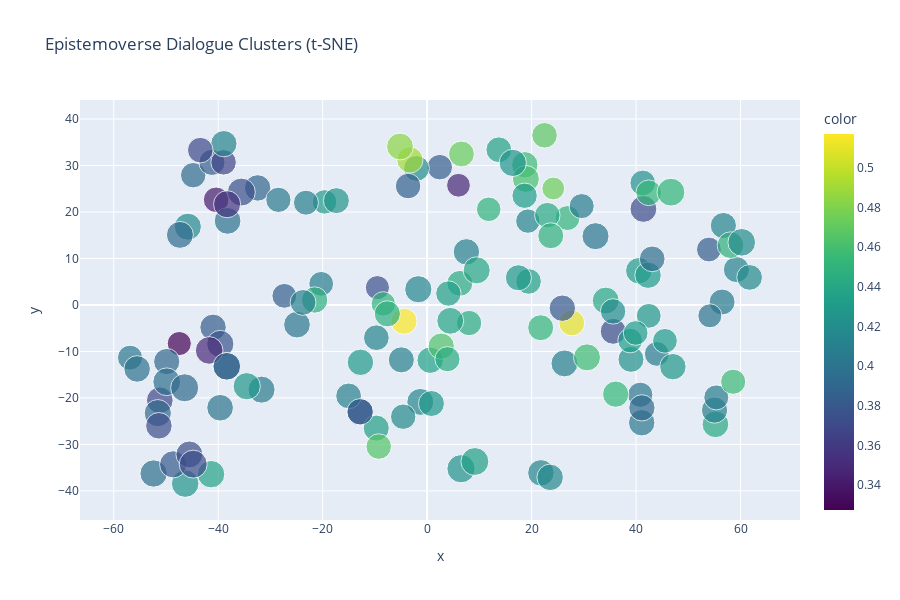

Here is the notebook cell this chart was saved with:
### Code cell
# epistemoverse_tsne_plot.py
import re
import numpy as np
import plotly.express as px
from sklearn.manifold import TSNE
import ollama

# ----------------------------
# --- Utility functions ---
# ----------------------------

def cos(a,b):
    a,b = np.array(a), np.array(b)
    return float(np.dot(a,b)/(np.linalg.norm(a)*np.linalg.norm(b)+1e-8))

def prepare_hover_text(speakers, steps, char_limit=300, line_width=80):
    hover_texts = []
    for sp, t in zip(speakers, steps):
        t_trunc = t[:char_limit] + "..." if len(t) > char_limit else t
        t_lines = '<br>'.join([t_trunc[i:i+line_width] for i in range(0, len(t_trunc), line_width)])
        hover_texts.append(f"{sp}<br>{t_lines}")
    return hover_texts

# ----------------------------
# --- Parse dialogue ---
# ----------------------------

def parse_dialogue_multiline(file_path):
    dialogue = []
    with open(file_path, "r", encoding="utf-8") as f:
        lines = f.readlines()

    # skip first two lines
    lines = lines[2:]

    i = 0
    while i < len(lines):
        line = lines[i].strip()
        if line.startswith("Index:"):
            turn = {}
            turn['Index'] = int(re.match(r"Index:\s*(\d+)", line).group(1))

            i += 1
            turn['Speaker'] = re.match(r"Speaker:\s*(.+)", lines[i].strip()).group(1)

            i += 1
            turn['Keys'] = re.match(r"Keys:\s*(.*)", lines[i].strip()).group(1)

            i += 1
            # Collect multi-line Text until "Question:" or end
            text_lines = []
            while i < len(lines) and not lines[i].startswith("Question:") and not lines[i].startswith("Index:"):
                text_lines.append(lines[i].strip())
                i += 1
            turn['Text'] = " ".join(text_lines)

            # Question (optional)
            if i < len(lines) and lines[i].startswith("Question:"):
                turn['Question'] = re.match(r"Question:\s*(.*)", lines[i].strip()).group(1)
                i += 1
            else:
                turn['Question'] = ""

            dialogue.append(turn)
        else:
            i += 1
    return dialogue

# ----------------------------
# --- Awareness / Integration ---
# ----------------------------

def awareness_integration_series(steps, awareness_anchor, integration_anchor, embed_model="nomic-embed-text"):
    awareness_scores = []
    integration_scores = []
    embeddings = []
    for s in steps:
        if not s.strip():
            continue
        e = ollama.embeddings(model=embed_model, prompt=s)["embedding"]
        embeddings.append(e)
        awareness_scores.append(cos(e, awareness_anchor))
        integration_scores.append(cos(e, integration_anchor))
    return np.array(embeddings), np.array(awareness_scores), np.array(integration_scores)

# ----------------------------
# --- Main ---
# ----------------------------

if __name__ == "__main__":
    file_path = "Complete.txt"  # replace with your file

    # parse dialogue
    dialogue = parse_dialogue_multiline(file_path)
    steps = [turn['Text'] for turn in dialogue if turn['Text'].strip()]
    speakers = [turn['Speaker'] for turn in dialogue if turn['Text'].strip()]

    # anchors
    awareness_anchor = ollama.embeddings(model="nomic-embed-text", prompt="awareness")["embedding"]
    integration_anchor = ollama.embeddings(model="nomic-embed-text", prompt="integration")["embedding"]

    # embeddings + awareness/integration
    embeddings, awareness_scores, integration_scores = awareness_integration_series(
        steps, awareness_anchor, integration_anchor
    )

    # --- dimensionality reduction ---
    tsne = TSNE(n_components=2, random_state=42, perplexity=5)
    emb_2d = tsne.fit_transform(embeddings)

    # --- prepare hover texts ---
    hover_texts = prepare_hover_text(speakers, steps)

    # --- interactive plot ---
    fig = px.scatter(
        x=emb_2d[:,0],
        y=emb_2d[:,1],
        color=awareness_scores,
        size=integration_scores,
        hover_name=speakers,
        hover_data={"Text": hover_texts, "Awareness": awareness_scores, "Integration": integration_scores},
        title="Epistemoverse Dialogue Clusters (t-SNE)",
        color_continuous_scale="Viridis"
    )

    fig.update_layout(width=900, height=600)
    fig.show()

### Figure 1 — Plotly figure (JSON) as saved in the notebook; plotly's stock layout.template omitted (floating-point values rounded to 4 significant figures; data arrays with more than 128 entries replaced by an {"elided": "..."} marker saying what was removed)
{"data": [{"customdata": {"elided": "134x3 mixed values"}, "hovertemplate": "<b>%{hovertext}</b><br><br>x=%{x}<br>y=%{y}<br>size=%{marker.size}<br>Text=%{customdata[0]}<br>Awareness=%{customdata[1]}<br>Integration=%{customdata[2]}<br>color=%{marker.color}<extra></extra>", "hovertext": {"elided": "134 str values"}, "legendgroup": "", "marker": {"color": {"elided": "134 float values"}, "coloraxis": "coloraxis", "size": {"elided": "134 float values"}, "sizemode": "area", "sizeref": 0.0011, "symbol": "circle"}, "mode": "markers", "name": "", "orientation": "v", "showlegend": false, "type": "scatter", "x": {"elided": "134 float values"}, "xaxis": "x", "y": {"elided": "134 float values"}, "yaxis": "y"}], "layout": {"coloraxis": {"colorbar": {"title": {"text": "color"}}, "colorscale": [[0, "#440154"], [0.1111, "#482878"], [0.2222, "#3e4989"], [0.3333, "#31688e"], [0.4444, "#26828e"], [0.5556, "#1f9e89"], [0.6667, "#35b779"], [0.7778, "#6ece58"], [0.8889, "#b5de2b"], [1, "#fde725"]]}, "height": 600, "legend": {"itemsizing": "constant", "tracegroupgap": 0}, "title": {"text": "Epistemoverse Dialogue Clusters (t-SNE)"}, "width": 900, "xaxis": {"anchor": "y", "domain": [0, 1], "title": {"text": "x"}}, "yaxis": {"anchor": "x", "domain": [0, 1], "title": {"text": "y"}}}}
